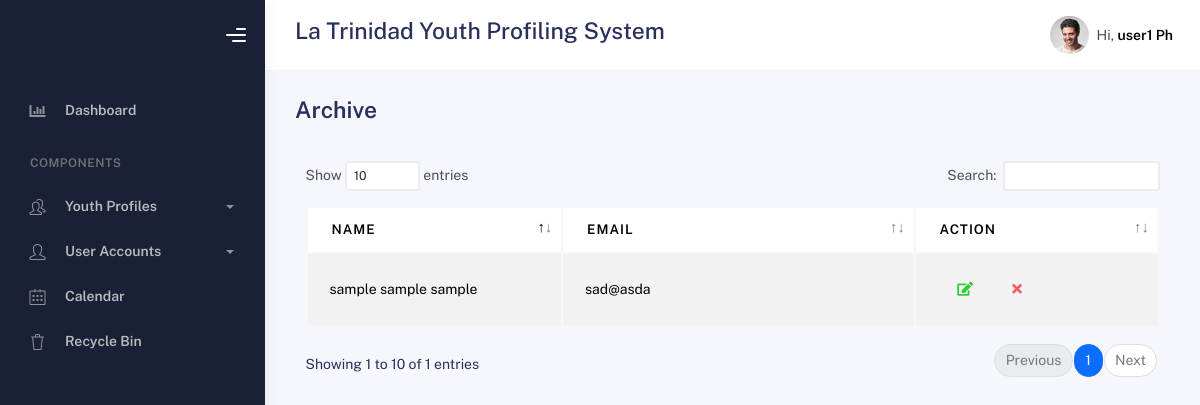
/bootstrap/temp_archive.php (signed in), run on the app's committed database.
### tables this page shows
CREATE TABLE `profiles_archive` (
  `id` int(11) NOT NULL,
  `lname` varchar(100) DEFAULT NULL,
  `fname` varchar(100) DEFAULT NULL,
  `mname` varchar(100) DEFAULT NULL,
  `suffix` varchar(20) DEFAULT NULL,
  `region` varchar(100) DEFAULT NULL,
  `province` varchar(100) DEFAULT NULL,
  `municipality` varchar(100) DEFAULT NULL,
  `barangay` varchar(100) DEFAULT NULL,
  `purok` varchar(100) DEFAULT NULL,
  `sex` varchar(10) DEFAULT NULL,
  `age` int(11) DEFAULT NULL,
  `email` varchar(100) DEFAULT NULL,
  `birth_month` varchar(20) DEFAULT NULL,
  `birth_day` varchar(20) DEFAULT NULL,
  `birth_year` varchar(20) DEFAULT NULL,
  `contactnumber` varchar(20) DEFAULT NULL,
  `civil_status` varchar(20) DEFAULT NULL,
  `youth_classification` varchar(100) DEFAULT NULL,
  `age_group` varchar(50) DEFAULT NULL,
  `work_status` varchar(50) DEFAULT NULL,
  `educational_background` varchar(50) DEFAULT NULL,
  `register_sk_voter` varchar(50) DEFAULT NULL,
  `voted_last_election` varchar(3) NOT NULL,
  `attended_kk` varchar(3) NOT NULL,
  `times_attended_kk` int(11) DEFAULT NULL,
  `date_created` varchar(50) NOT NULL,
  `barangay_code` varchar(50) DEFAULT NULL
);

### bootstrap/temp_archive.php (the view, shortened to what this page needs)
<?php
include("../conne.php");
$fetch_profiles = "SELECT id, fname, mname, lname, suffix, email FROM profiles_archive WHERE age > 30";
$result = mysqli_query($conn, $fetch_profiles);
?>
<!DOCTYPE html>
<html lang="en">
<head>
    <link rel="stylesheet" href="assets/css/bootstrap.min.css" />
    <link rel="stylesheet" href="assets/css/plugins.min.css" />
    <link rel="stylesheet" href="assets/css/kaiadmin.min.css" />
</head>
<body>
<div class="wrapper">
    <div class="sidebar" data-background-color="dark">
        <div class="sidebar-logo">
            <div class="logo-header" data-background-color="dark">
                <div class="nav-toggle">
                    <button class="btn btn-toggle toggle-sidebar">
                        <i class="gg-menu-right"></i>
                    </button>
                </div>
            </div>
        </div>
        <div class="sidebar-wrapper scrollbar scrollbar-inner">
            <div class="sidebar-content">
                <ul class="nav nav-secondary">
                    <li class="nav-item">
                        <a href="temp_homepage.php" aria-expanded="false">
                            <i class="fas fa-chart-bar"></i>
                            <p>Dashboard</p>
                        </a>
                    </li>
                    <li class="nav-section">
                        <h4 class="text-section">Components</h4>
                    </li>
                    <li class="nav-item">
                        <a data-bs-toggle="collapse" href="#tables">
                            <i class="fas icon-people"></i>
                            <p>Youth Profiles</p>
                            <span class="caret"></span>
                        </a>
                    </li>
                    <li class="nav-item">
                        <a data-bs-toggle="collapse" href="#forms">
                            <i class="fas icon-user"></i>
                            <p>User Accounts</p>
                            <span class="caret"></span>
                        </a>
                    </li>
                    <li class="nav-item">
                        <a href="calendar.php">
                            <i class="fas icon-calendar"></i>
                            <p>Calendar</p>
                        </a>
                    </li>
                    <li class="nav-item">
                        <a href="temp_recycle.php">
                            <i class="fas icon-trash"></i>
                            <p>Recycle Bin</p>
                        </a>
                    </li>
                </ul>
            </div>
        </div>
    </div>
    <div class="main-panel">
        <div class="main-header">
            <nav class="navbar navbar-header navbar-header-transparent navbar-expand-lg border-bottom">
                <div class="container-fluid">
                    <h3>La Trinidad Youth Profiling System</h3>
                    <ul class="navbar-nav topbar-nav ms-md-auto align-items-center">
                        <li class="nav-item topbar-user dropdown hidden-caret">
                            <a class="dropdown-toggle profile-pic" data-bs-toggle="dropdown" aria-expanded="false">
                                <div class="avatar-sm">
                                    <img src="assets/img/profile.jpg" alt="..." class="avatar-img rounded-circle"/>
                                </div>
                                <span class="profile-username">
                                    <span class="op-7">Hi,</span>
                                    <span class="fw-bold"><?php echo $_SESSION['fname'] . " " . $_SESSION['lname']; ?></span>
                                </span>
                            </a>
                        </li>
                    </ul>
                </div>
            </nav>
        </div>
        <div class="container">
            <div class="page-inner">
                <div class="page-header">
                    <h3 class="fw-bold mb-3">Archive</h3>
                </div>
                <div class="card-body">
                    <div class="table-responsive">
                        <div id="basic-datatables_wrapper" class="dataTables_wrapper container-fluid dt-bootstrap4">
                            <div class="row">
                                <div class="col-sm-12 col-md-6">
                                    <div class="dataTables_length" id="basic-datatables_length">
                                        <label>Show
                                            <select name="basic-datatables_length" aria-controls="basic-datatables" class="form-control form-control-sm">
                                                <option value="10">10</option>
                                            </select> entries
                                        </label>
                                    </div>
                                </div>
                                <div class="col-sm-12 col-md-6">
                                    <div id="basic-datatables_filter" class="dataTables_filter">
                                        <label>Search:<input type="search" class="form-control form-control-sm" placeholder="" aria-controls="basic-datatables"></label>
                                    </div>
                                </div>
                            </div>
                            <div class="row">
                                <div class="col-sm-12">
                                    <table id="basic-datatables" class="display table table-striped table-hover dataTable" role="grid" aria-describedby="basic-datatables_info">
                                        <thead>
                                            <tr role="row">
                                                <th class="sorting_asc" tabindex="0" aria-controls="basic-datatables" rowspan="1" colspan="1" aria-sort="ascending" aria-label="Name: activate to sort column descending" style="width: 365.516px;">Name</th>
                                                <th class="sorting" tabindex="0" aria-controls="basic-datatables" rowspan="1" colspan="1" aria-label="Position: activate to sort column ascending" style="width: 541.766px;">Email</th>
                                                <th class="sorting" tabindex="0" aria-controls="basic-datatables" rowspan="1" colspan="1" aria-label="Office: activate to sort column ascending" style="width: 287.266px;">Action</th>
                                            </tr>
                                        </thead>
                                        <tbody>
                                <?php while ($row = mysqli_fetch_assoc($result)): ?>
                                    <tr>
                                        <td><?php echo $row['fname'] . ' ' . $row['mname'] . ' ' . $row['lname'] . ' ' . $row['suffix']; ?></td>
                                        <td><?php echo $row['email']; ?></td>
                                        <td>
                                            <div class="form-button-action">
                                            <form action="temp_update_archive.php" method="post" style="display: inline;">
                                                    <button type="submit" name="update" class="btn btn-link btn-success">
                                                    <i class="fa fa-edit"></i>
                                                    </button>
                                                </form>
                                                <form action="temp_delete_archive.php" method="post" style="display: inline;">
                                                    <button type="submit" name="delete" class="btn btn-link btn-danger">
                                                        <i class="fa fa-times"></i>
                                                    </button>
                                                </form>
                                            </div>
                                        </td>
                                    </tr>
                                <?php endwhile; ?>
                            </tbody>
                                    </table>
                                </div>
                            </div>
                            <div class="row">
                                <div class="col-sm-12 col-md-5">
                                    <div class="dataTables_info" id="basic-datatables_info" role="status" aria-live="polite">Showing 1 to 10 of <?php echo mysqli_num_rows($result); ?> entries</div>
                                </div>
                                <div class="col-sm-12 col-md-7">
                                    <div class="dataTables_paginate paging_simple_numbers" id="basic-datatables_paginate">
                                        <ul class="pagination">
                                            <li class="paginate_button page-item previous disabled" id="basic-datatables_previous">
                                                <a href="#" aria-controls="basic-datatables" data-dt-idx="0" tabindex="0" class="page-link">Previous</a>
                                            </li>
                                            <li class="paginate_button page-item active">
                                                <a href="#" aria-controls="basic-datatables" data-dt-idx="1" tabindex="0" class="page-link">1</a>
                                            </li>
                                            <li class="paginate_button page-item next" id="basic-datatables_next">
                                                <a href="#" aria-controls="basic-datatables" data-dt-idx="7" tabindex="0" class="page-link">Next</a>
                                            </li>
                                        </ul>
                                    </div>
                                </div>
                            </div>
                        </div>
                    </div>
                </div>
            </div>
        </div>
    </div>
</body>
</html>

### data on the page
profiles_archive: fname "sample", mname "sample", lname "sample", email "sad@asda"

### other printed values
$_SESSION['fname'] "user1"
$_SESSION['lname'] "Ph"
mysqli_num_rows($result) "1"
